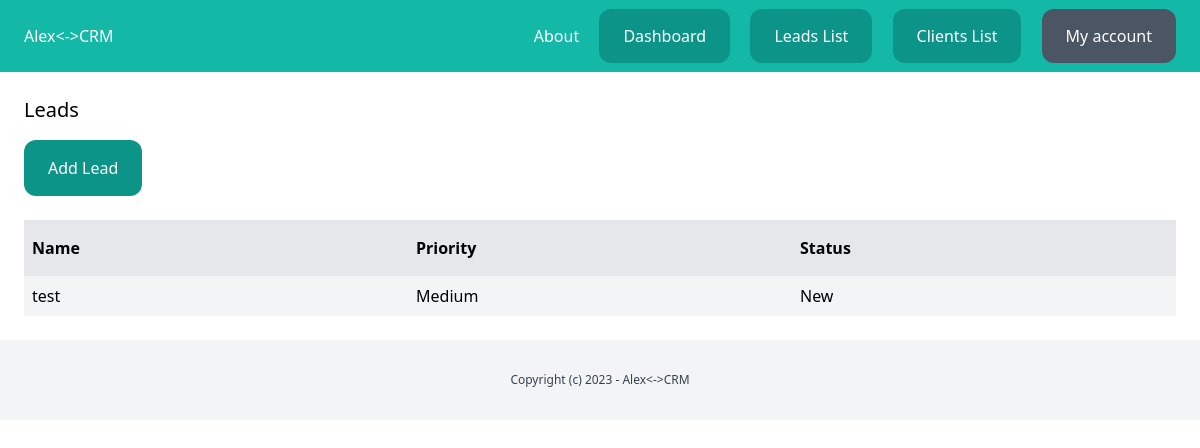
The page /dashboard/lead/ (signed in) on the database its author committed.
### lead/models.py (models this page shows, shortened)
class Lead(models.Model):
    LOW = 'low'
    MEDIUM = 'medium'
    HIGH = 'high'
    CHOISE_PRIORITY = (
        (LOW, 'Low'),
        (MEDIUM, 'Medium'),
        (HIGH, 'High'),
    )
    NEW = 'new'
    CONTACTED = 'contacted'
    WON = 'won'
    LOST = 'lost'
    CHOICES_STATUS = (
        (NEW, 'New'),
        (CONTACTED, 'Contacted'),
        (WON, 'Won'),
        (LOST, 'Lost'),
    )
    team= models.ForeignKey(Team, related_name='leads', on_delete=models.CASCADE)
    name = models.CharField(max_length=250)
    email = models.EmailField()
    description = models.TextField(blank=True, null=True)
    priority = models.CharField(max_length=20, choices=CHOISE_PRIORITY, default=MEDIUM)
    status = models.CharField(max_length=20, choices=CHOICES_STATUS, default=NEW)
    converted_to_client = models.BooleanField(default=False)
    create_by = models.ForeignKey(User, related_name='leads', on_delete=models.CASCADE)
    create_at = models.DateTimeField(auto_now_add=True)
    modified_at = models.DateTimeField(auto_now=True) #automatically updated
    class Meta:
        ordering = ('name',)

### lead/views.py (the view)
# urls.py: path('', views.leads_list, name='leads_list'),
@login_required
def leads_list(request):
    leads = Lead.objects.filter(create_by=request.user, converted_to_client=False)
    return render(request, 'lead/leads_list.html', {
        'leads': leads
    })

### lead/templates/lead/leads_list.html (shortened to what this page needs)
{% extends 'core/base.html' %}
{% block content %}
    <div class="py-6 px-6">
        <h1 class="mb-4 text-xl">Leads</h1>
        <a href="{% url 'add_lead' %}" class="inline-block py-4 px-6 bg-teal-600 rounded-xl text-white">Add Lead</a>
        {% if leads %}
            <div class="mt-6 flex justify-between">
                <p class="py-4 px-2 bg-gray-200 font-semibold w-full">Name</p>
                <p class="py-4 px-2 bg-gray-200 font-semibold w-full">Priority</p>
                <p class="py-4 px-2 bg-gray-200 font-semibold w-full">Status</p>
            </div>
            {% for lead in leads %}
                <div class="flex justify-between">
                    <p class="py-2 px-2 w-full {% cycle 'bg-gray-100' '' %}">
                        <a href="{%url 'leads_detail' lead.id %}">{{ lead.name }}</a></p>
                    <p class="py-2 px-2 w-full {% cycle 'bg-gray-100' '' %}">{{ lead.get_priority_display }}</p>
                    <p class="py-2 px-2 w-full {% cycle 'bg-gray-100' '' %}">{{ lead.get_status_display }}</p>
                </div>
            {% endfor %}
        {% else %}
            <p class="mt-6 px-2">There are not leads in DataBase yet </p>
        {% endif %}
    </div>
{% endblock %}

### rows shown on the page
Lead: name "test", priority "Medium", status "New"
